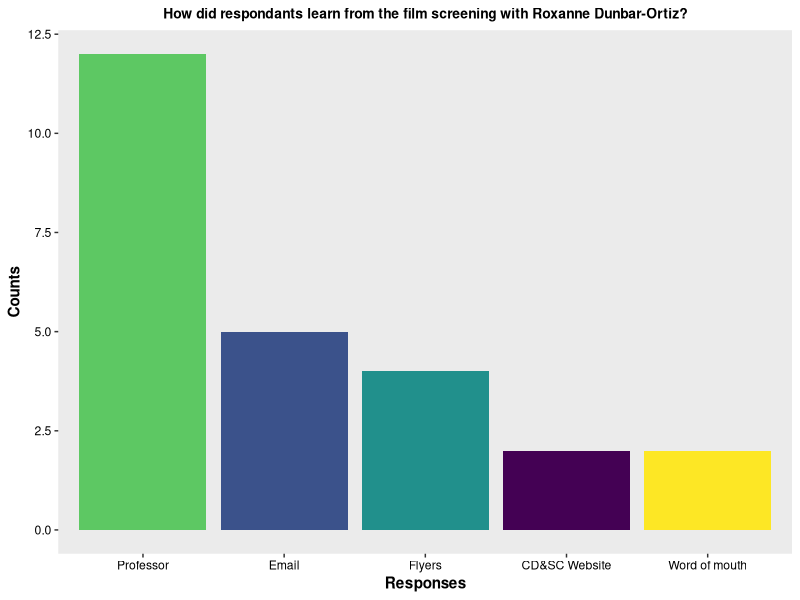
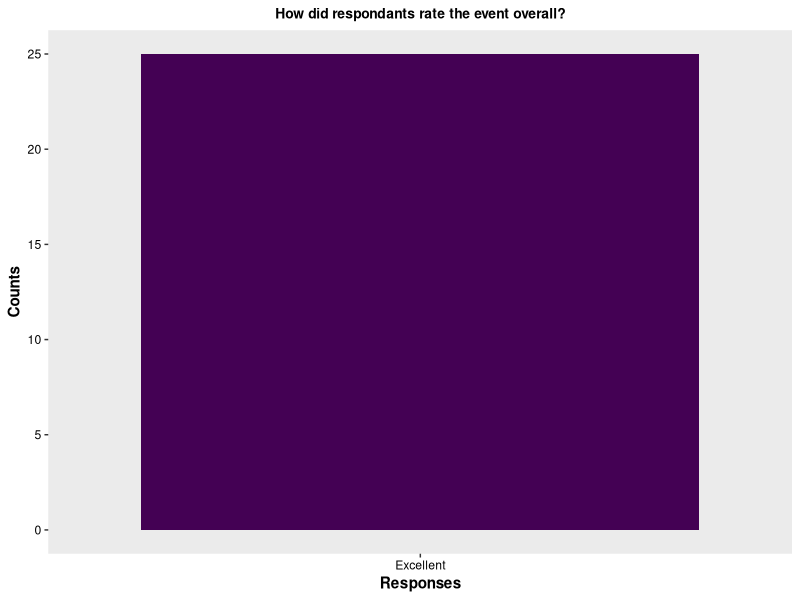
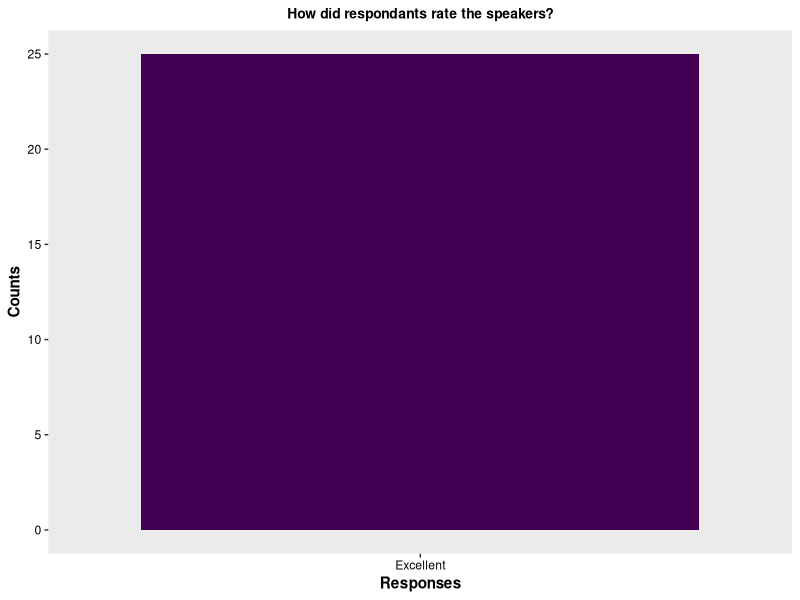
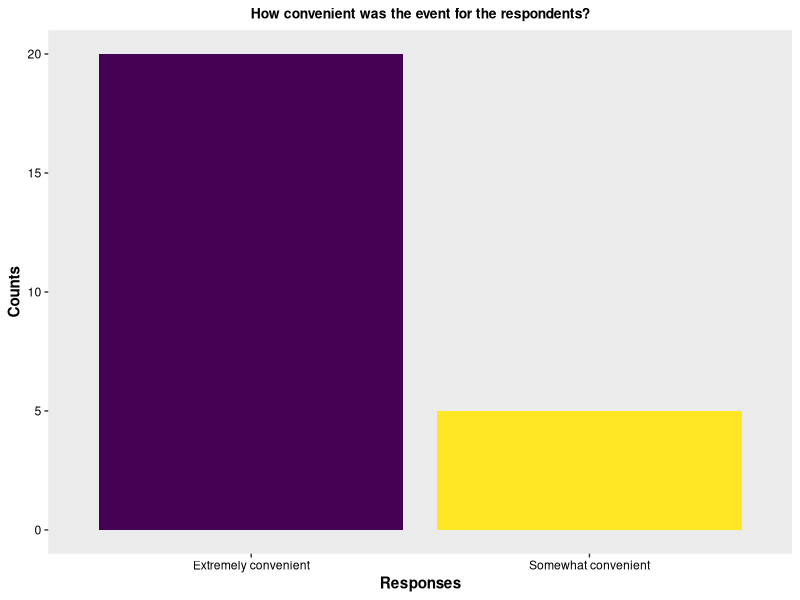
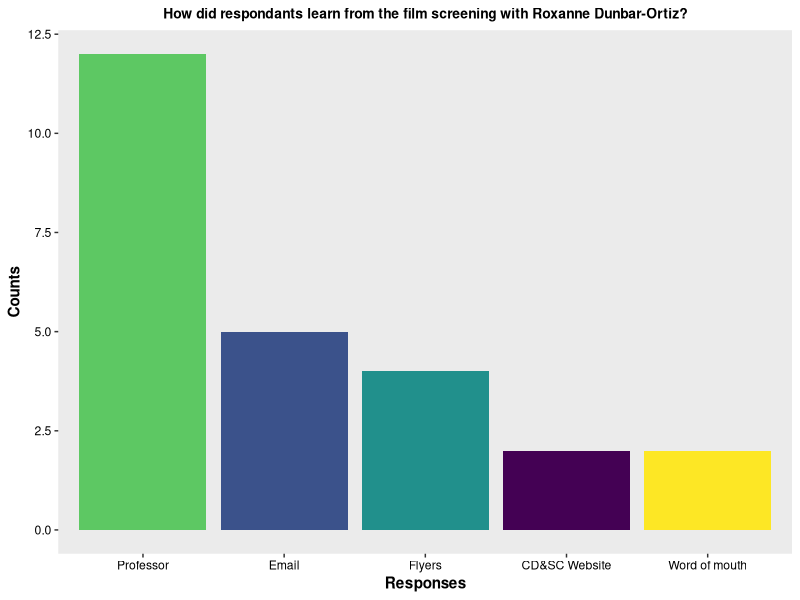
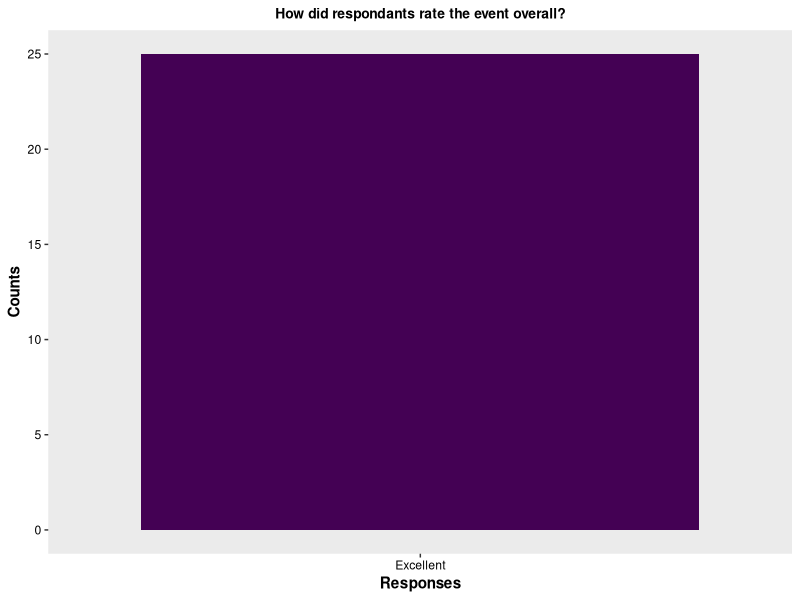
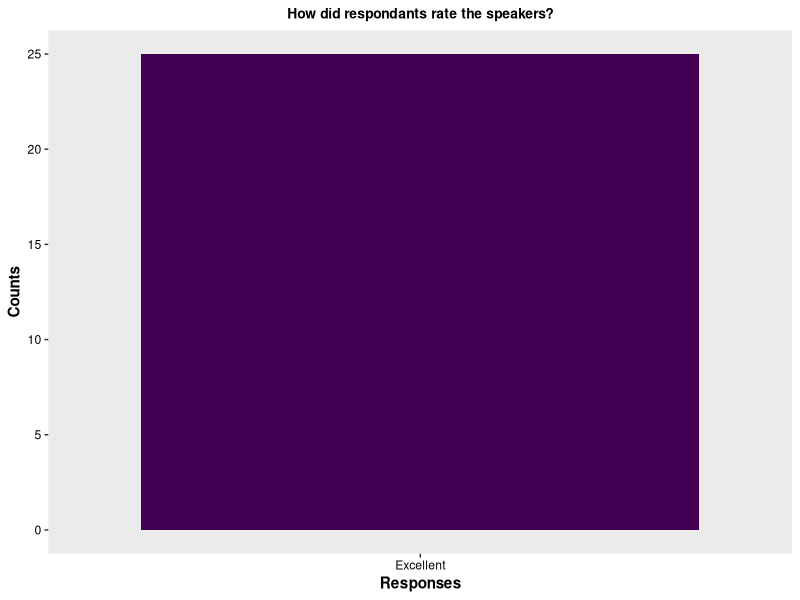
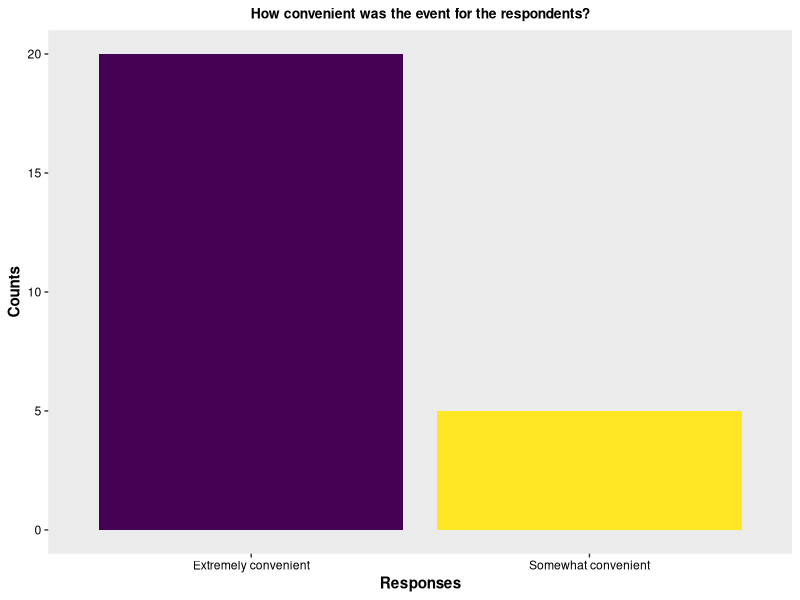

Source code (R) for these figures, in order:
#### Webinar with Roxanne Dunbar-Ortiz ####
#### Created by: Vivian Vy Le ####
#### Updated on: 2022-05-17 ####

#### Load library ####
library(tidyverse)
library(here)
library(ggplot2)

#### Load data ####
film <- read_csv(here("Data", "dunbar_ortiz_film.csv"))


#### view data ####
view(film)
glimpse(film)


#### data analysis ####
film_clean <- film %>%
  select(participants, event_rating, speaker_rating, advertisement, event_timing, audience_learning) %>%
  rowwise() %>%
  mutate(advertisement_choices = str_split(advertisement, pattern = ";")) %>%
  ungroup() %>%
  unnest(advertisement_choices)
view(film_clean)

advertisement_data <- film_clean %>%
  count(advertisement_choices)
view(advertisement_data)


data <- film_clean %>%
  mutate(event_rating = factor(event_rating,
                                 levels = c("Excellent", "Fairly Good", "Not Good at All"))) %>%
  mutate(speaker_rating = factor(speaker_rating,
                                 levels = c("Excellent", "Fairly Good", "Not Good at All"))) %>%
  mutate(event_timing = factor(event_timing,
                               levels = c("Extremely convenient", "Somewhat convenient", "Not at all convenient"))) %>%
  mutate(audience_learning = factor(audience_learning,
                                    levels = c("Very much", "Somewhat", "Not much")))
view(data)


event_rating <- data %>%
  count(event_rating)
event_rating


speaker_rating <- data %>%
  count(speaker_rating)
speaker_rating

timing_data <- data %>%
  count(event_timing)

learning_data <- data %>%
  count(audience_learning)


#### plot 
advertisement_data %>%
  ggplot(aes(x = reorder(advertisement_choices, -n), y = n, fill = advertisement_choices)) +
  geom_col() +
  labs(title = "How did respondants learn from the film screening with Roxanne Dunbar-Ortiz?",
       x = "Responses",
       y = "Counts") +
  theme(plot.title = element_text(hjust = 0.5,
                                  size = 10,
                                  face = "bold"),
        axis.title = element_text(face = "bold"),
        axis.text.x = element_text(color = "#000000"),
        axis.text.y = element_text(color = "#000000"),
        panel.grid.major = element_blank(),
        panel.grid.minor = element_blank()) +
  scale_fill_viridis_d() +
  guides(fill = FALSE)
ggsave(here("Output", "dunbar_ortiz_film", "advertisement.png"), width = 8, height = 5)

event_rating %>%
  ggplot(aes(x = reorder(event_rating, -n), y = n, fill = event_rating)) +
  geom_col() +
  labs(title = "How did respondants rate the event overall?",
       x = "Responses",
       y = "Counts") +
  theme(plot.title = element_text(hjust = 0.5,
                                  size = 10,
                                  face = "bold"),
        axis.title = element_text(face = "bold"),
        axis.text.x = element_text(color = "#000000"),
        axis.text.y = element_text(color = "#000000"),
        panel.grid.major = element_blank(),
        panel.grid.minor = element_blank()) +
  scale_fill_viridis_d() +
  guides(fill = FALSE)
ggsave(here("Output", "dunbar_ortiz_film", "event_rating.png"), width = 6, height = 5)

speaker_rating %>%
  ggplot(aes(x = reorder(speaker_rating, -n), y = n, fill = speaker_rating)) +
  geom_col() +
  labs(title = "How did respondants rate the speakers?",
       x = "Responses",
       y = "Counts") +
  theme(plot.title = element_text(hjust = 0.5,
                                  size = 10,
                                  face = "bold"),
        axis.title = element_text(face = "bold"),
        axis.text.x = element_text(color = "#000000"),
        axis.text.y = element_text(color = "#000000"),
        panel.grid.major = element_blank(),
        panel.grid.minor = element_blank()) +
  scale_fill_viridis_d() +
  guides(fill = FALSE)
ggsave(here("Output", "dunbar_ortiz_film", "speaker_rating.png"), width = 6, height = 5)

timing_data %>%
  ggplot(aes(x = reorder(event_timing, -n), y = n, fill = event_timing)) +
  geom_col() +
  labs(title = "How convenient was the event for the respondents?",
       x = "Responses",
       y = "Counts") +
  theme(plot.title = element_text(hjust = 0.5,
                                  size = 10,
                                  face = "bold"),
        axis.title = element_text(face = "bold"),
        axis.text.x = element_text(color = "#000000"),
        axis.text.y = element_text(color = "#000000"),
        panel.grid.major = element_blank(),
        panel.grid.minor = element_blank()) +
  scale_fill_viridis_d() +
  guides(fill = FALSE)
ggsave(here("Output", "dunbar_ortiz_film", "convenience_of_event.png"), width = 6, height = 5)
